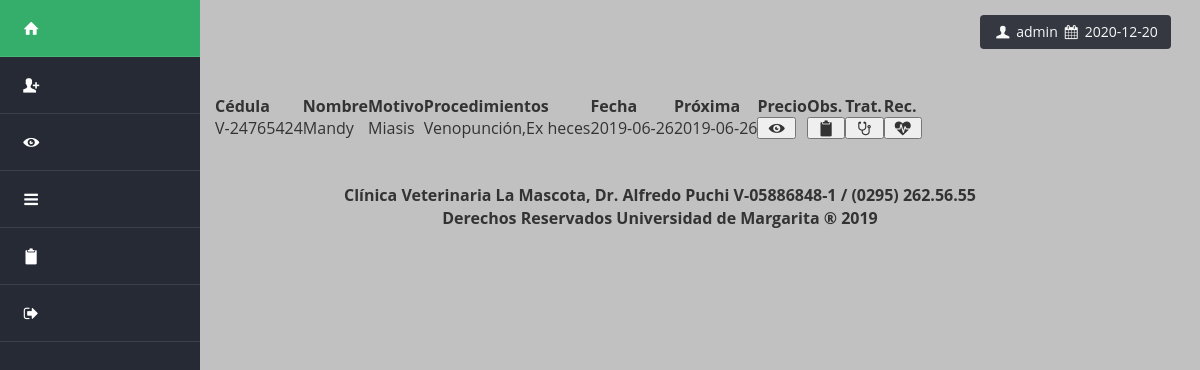
The page /mostrar_consultas_dataTable.php (signed in) on the database its author committed.
### tables this page shows
CREATE TABLE `consulta` (
  `CEDULA_CLIENTE` varchar(50) NOT NULL,
  `ID_MASCOTA` int(11) NOT NULL,
  `NOMBRE_MASCOTA` varchar(50) NOT NULL,
  `MOTIVO` varchar(50) NOT NULL,
  `PROCEDIMIENTOS` varchar(400) NOT NULL,
  `MEDICAMENTOS` varchar(1000) NOT NULL,
  `OBSERVACIONES` varchar(1000) NOT NULL,
  `FECHA_CITA` date NOT NULL,
  `PROXIMA_CITA` date NOT NULL,
  `PRECIO` varchar(100) NOT NULL,
  `TRATAMIENTO` longtext NOT NULL
);

### mostrar_consultas_dataTable.php (the view, shortened to what this page needs)
<?php session_start();
	require 'admin/config.php';
	$conexion = conexion($bd_config);
	$statement = $conexion->prepare("SELECT * FROM consulta");
	$statement->execute();
	$resultado = $statement->fetchAll();
	$diaActual=date("d");
	$mesActual=date("m");
	$anioActual=date("Y");
	$fechaActual = $anioActual .'-'. $mesActual .'-'. $diaActual;
?>
<html lang="es">
	<head>
		<link rel="stylesheet" type="text/css" href="data_table/css/bootstrap.min.css">
		<link rel="stylesheet" type="text/css" href="data_table/css/bootstrap-theme.css">
		<link href="data_table/css/jquery.dataTables.min.css" rel="stylesheet">
			<link rel="stylesheet" type="text/css" href="css/fontello.css">
			<link rel="stylesheet" type="text/css" href="css/estilos_formularioConsulta.css">
	</head>
<body>
	<div class="container-fluid">
			<div class="row">
		<?php require'views/HeadTipo1.php'; ?>
			<button class="wrapper btn" ><span><i class="icon-user"></i></span><?php echo " " .$_SESSION['usuario'] ."  "?><span><i class="icon-calendar"></i></span><?php echo " " .$fechaActual?></button>
			<br>
			<br>
			<br>
			<div class="col-md-9 table-responsive">
				<table class="display" id="mitabla">
					<thead>
						<tr>
							<th>Cédula</th>
							<th>Nombre</th>
							<th>Motivo</th>
							<th>Procedimientos</th>
							<th>Fecha</th>
							<th>Próxima</th>
							<th>Precio</th>
							<th>Obs.</th>
							<th>Trat.</th>
							<th>Rec.</th>
						</tr>
					</thead>
					<tbody>
						<?php foreach ($resultado as $row): ?>
							<tr>
								<td><?php echo $row['CEDULA_CLIENTE']; ?></td>
								<td><?php echo $row['NOMBRE_MASCOTA']; ?></td>
								<td><?php echo $row['MOTIVO']; ?></td>
								<td><?php echo $row['PROCEDIMIENTOS']; ?></td>
								<td><?php echo $row['FECHA_CITA']; ?></td>
								<td><?php echo $row['PROXIMA_CITA']; ?></td>
								<td><button class="view_data_precio"  id="<?php echo $row['PRECIO'] .'/'. $row['PROCEDIMIENTOS'].'/'. $row['MEDICAMENTOS'];?>"><i class="icon-eye"></i></button></td>
								<td><button class="view_data"  id="<?php echo $row['ID_MASCOTA'] .'/'. $row['FECHA_CITA'] .'/' . $row['PROXIMA_CITA'] .'/'. $row['PRECIO'] .'/'. $row['MOTIVO'] .'/'. $row['NOMBRE_MASCOTA'] .'/'. $row['PROCEDIMIENTOS'] ;?>"><i class="icon-clipboard"></i></button></td>
								<td><button class="view_data2"  id="<?php echo $row['ID_MASCOTA'] .'/'. $row['FECHA_CITA'] .'/' . $row['PROXIMA_CITA'] .'/'. $row['PRECIO'] .'/'. $row['MOTIVO'] .'/'. $row['NOMBRE_MASCOTA'] .'/'. $row['PROCEDIMIENTOS'] ;?>"><i class="icon-stethoscope"></i></button></td>
								<?php
									$tratamientoNuevo =  preg_replace("~[\r\n]~", "/",$row['TRATAMIENTO']);
								?>
								<td><button onclick="window.open('recipe_medico.php?nombre_mascota=<?php echo $row['NOMBRE_MASCOTA'];?>&medicamentos=<?php echo $row['MEDICAMENTOS'];?>&fecha=<?php echo $row['FECHA_CITA'];?>&tratamiento=<?php echo $tratamientoNuevo;?>');"><i class="icon-heartbeat"></i></button></td>
							</tr>
						<?php endforeach ?>
					</tbody>
				</table>
				<br>
				<br>
				<p style="text-align:center; margin-left: 20px;"><b>Clínica Veterinaria La Mascota, Dr. Alfredo Puchi V-05886848-1 / (0295) 262.56.55 <br> Derechos Reservados Universidad de Margarita &reg; 2019</b></p>
			</div>
		</div>
	</div>
</body>
</html>

### css/estilos_formularioConsulta.css (style rules this page uses)
body { background: #C1C1C1; font-size: 16px; font-family: 'Open Sans', sans-serif; }

### mostrar_consultas_dataTable.php (style rules this page uses)
.wrapper { margin: 1em; margin-bottom: 0; margin-top: 15px; margin-left: 65%; opacity: 0.9; background-color: #262a34; cursor: pointer; color: white; }

### rows shown on the page
consulta: CEDULA_CLIENTE "V-24765424", NOMBRE_MASCOTA "Mandy", MOTIVO "Miasis", PROCEDIMIENTOS "Venopunción,Ex heces", FECHA_CITA "2019-06-26", PROXIMA_CITA "2019-06-26"

### other values the page prints
$_SESSION['usuario'] "admin"
